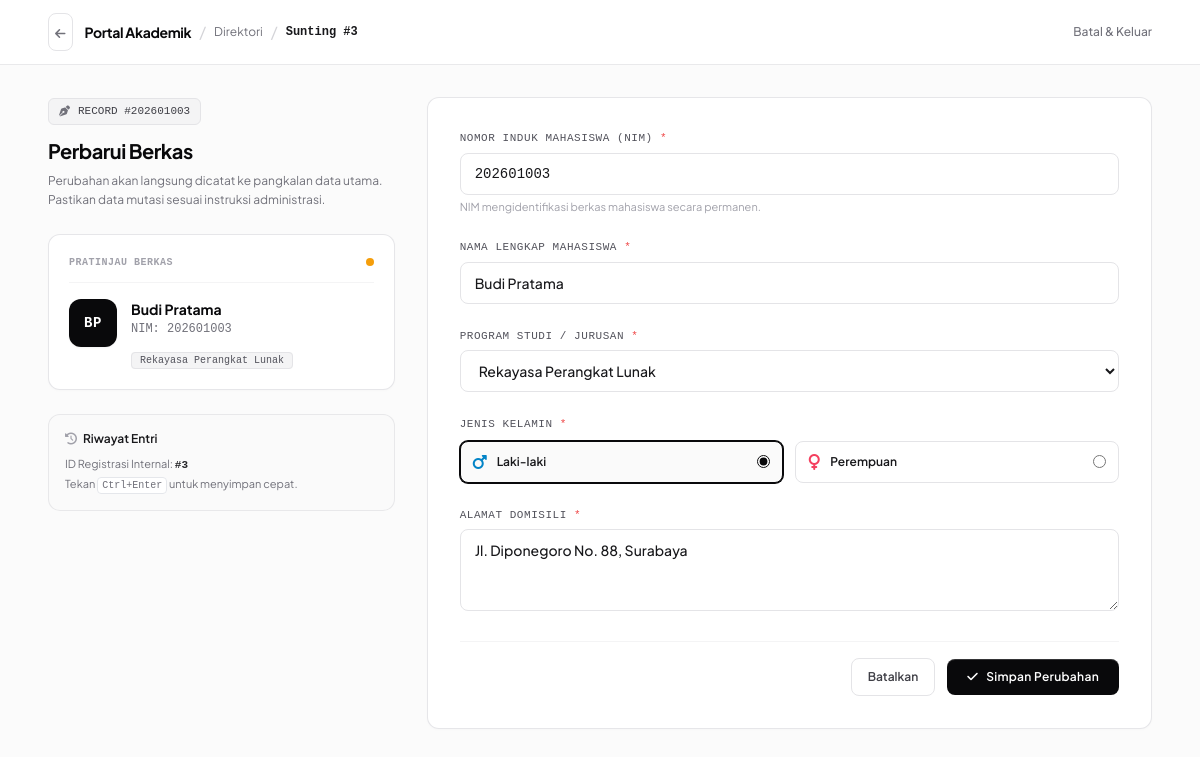
/edit.php?id=3 (signed in), run on the app's committed database.
### tables this page shows
CREATE TABLE IF NOT EXISTS mahasiswa (
    id INT AUTO_INCREMENT PRIMARY KEY,
    nim VARCHAR(20) NOT NULL UNIQUE,
    nama VARCHAR(100) NOT NULL,
    jurusan VARCHAR(50) NOT NULL,
    jenis_kelamin ENUM('Laki-laki', 'Perempuan') NOT NULL,
    alamat TEXT NOT NULL,
    created_at TIMESTAMP DEFAULT CURRENT_TIMESTAMP
);

### edit.php (the view, shortened to what this page needs)
<?php
require_once 'koneksi.php';
$id = mysqli_real_escape_string($koneksi, $_GET['id']);
$query = "SELECT * FROM mahasiswa WHERE id = '$id'";
$result = mysqli_query($koneksi, $query);
$data = mysqli_fetch_assoc($result);
?>
<!DOCTYPE html>
<html lang="id" class="h-full bg-[#fbfbfb]">
<head>
    <script src="https://cdn.tailwindcss.com"></script>
    <link rel="stylesheet" href="https://cdnjs.cloudflare.com/ajax/libs/font-awesome/6.5.1/css/all.min.css">
</head>
<body class="h-full bg-[#fbfbfb] text-zinc-900 flex flex-col antialiased">
    <header class="bg-white border-b border-zinc-200/80 sticky top-0 z-40">
        <div class="max-w-6xl mx-auto px-4 sm:px-6 h-16 flex items-center justify-between">
            <div class="flex items-center gap-3">
                <a href="index.php" class="p-1.5 rounded-lg border border-zinc-200 text-zinc-500 hover:text-zinc-950 hover:bg-zinc-50 transition" title="Kembali ke Direktori">
                    <i class="fa-solid fa-arrow-left text-xs"></i>
                </a>
                <div class="flex items-center gap-2">
                    <span class="text-sm font-bold tracking-tight text-zinc-950">Portal Akademik</span>
                    <span class="text-zinc-300">/</span>
                    <a href="index.php" class="text-xs text-zinc-500 hover:text-zinc-900">Direktori</a>
                    <span class="text-zinc-300">/</span>
                    <span class="font-mono text-xs text-zinc-900 font-semibold">Sunting #<?= $data['id'] ?></span>
                </div>
            </div>
            <a href="index.php" class="text-xs text-zinc-500 hover:text-zinc-900 font-medium transition">
                Batal & Keluar
            </a>
        </div>
    </header>
    <main class="flex-1 max-w-6xl w-full mx-auto px-4 sm:px-6 py-8">
        <div class="grid grid-cols-1 lg:grid-cols-12 gap-8">
            <div class="lg:col-span-4 space-y-6">
                <div>
                    <div class="inline-flex items-center gap-2 px-2.5 py-1 rounded-md border border-zinc-200 bg-zinc-100 text-zinc-700 font-mono text-[11px] font-medium mb-3">
                        <i class="fa-solid fa-pen-nib text-zinc-500"></i>
                        <span>RECORD #<?= htmlspecialchars($data['nim']) ?></span>
                    </div>
                    <h2 class="text-xl font-bold tracking-tight text-zinc-950">Perbarui Berkas</h2>
                    <p class="text-xs text-zinc-500 mt-1.5 leading-relaxed">
                        Perubahan akan langsung dicatat ke pangkalan data utama. Pastikan data mutasi sesuai instruksi administrasi.
                    </p>
                </div>
                <div class="bg-white rounded-xl border border-zinc-200/90 p-5 shadow-[0_1px_3px_rgba(0,0,0,0.02)] space-y-4">
                    <div class="flex items-center justify-between border-b border-zinc-100 pb-3">
                        <span class="font-mono text-[10px] text-zinc-400 uppercase tracking-wider font-semibold">Pratinjau Berkas</span>
                        <span class="w-2 h-2 rounded-full bg-amber-500"></span>
                    </div>
                    <div class="flex items-start gap-3.5">
                        <div id="previewAvatar" class="w-12 h-12 rounded-xl bg-zinc-950 text-white flex items-center justify-center font-mono font-bold text-sm tracking-wider flex-shrink-0 shadow-sm">
                        </div>
                        <div class="min-w-0 flex-1">
                            <h4 id="previewNama" class="font-bold text-sm text-zinc-950 truncate"><?= htmlspecialchars($data['nama']) ?></h4>
                            <p id="previewNim" class="font-mono text-xs text-zinc-500 mt-0.5">NIM: <?= htmlspecialchars($data['nim']) ?></p>
                            <div class="mt-2">
                                <span id="previewJurusan" class="font-mono text-[10px] px-2 py-0.5 rounded bg-zinc-100 text-zinc-600 border border-zinc-200">
                                </span>
                            </div>
                        </div>
                    </div>
                </div>
                <div class="p-4 rounded-xl bg-zinc-50 border border-zinc-200/80 text-xs text-zinc-600 space-y-2">
                    <div class="font-semibold text-zinc-900 flex items-center gap-1.5">
                        <i class="fa-solid fa-clock-rotate-left text-zinc-400 text-xs"></i>
                        <span>Riwayat Entri</span>
                    </div>
                    <p class="text-zinc-500 text-[11px] leading-relaxed">
                        ID Registrasi Internal: <span class="font-mono font-semibold text-zinc-800">#<?= $data['id'] ?></span><br>
                        Tekan <kbd class="font-mono bg-white px-1 py-0.5 border rounded text-[10px]">Ctrl+Enter</kbd> untuk menyimpan cepat.
                    </p>
                </div>
            </div>
            <div class="lg:col-span-8">
                <div class="bg-white rounded-xl border border-zinc-200/90 shadow-[0_1px_3px_rgba(0,0,0,0.02)] p-6 sm:p-8">
                    <form id="formMahasiswa" action="edit.php?id=<?= $id ?>" method="POST" class="space-y-6">
                        <div>
                            <label for="inputNim" class="block font-mono text-[11px] font-medium uppercase tracking-wider text-zinc-600 mb-1.5">
                                Nomor Induk Mahasiswa (NIM) <span class="text-red-500">*</span>
                            </label>
                            <input type="text" id="inputNim" name="nim" required
                                   value="<?= htmlspecialchars($data['nim']) ?>"
                                   class="w-full px-3.5 py-2.5 rounded-lg border border-zinc-200 bg-white text-sm text-zinc-900 focus:border-zinc-900 focus:outline-none focus:ring-1 focus:ring-zinc-900 transition font-mono font-medium">
                            <span class="block text-[11px] text-zinc-400 mt-1">NIM mengidentifikasi berkas mahasiswa secara permanen.</span>
                        </div>
                        <div>
                            <label for="inputNama" class="block font-mono text-[11px] font-medium uppercase tracking-wider text-zinc-600 mb-1.5">
                                Nama Lengkap Mahasiswa <span class="text-red-500">*</span>
                            </label>
                            <input type="text" id="inputNama" name="nama" required
                                   value="<?= htmlspecialchars($data['nama']) ?>"
                                   class="w-full px-3.5 py-2.5 rounded-lg border border-zinc-200 bg-white text-sm text-zinc-900 focus:border-zinc-900 focus:outline-none focus:ring-1 focus:ring-zinc-900 transition font-medium">
                        </div>
                        <div>
                            <label for="inputJurusan" class="block font-mono text-[11px] font-medium uppercase tracking-wider text-zinc-600 mb-1.5">
                                Program Studi / Jurusan <span class="text-red-500">*</span>
                            </label>
                            <select id="inputJurusan" name="jurusan" required
                                    class="w-full px-3.5 py-2.5 rounded-lg border border-zinc-200 bg-white text-sm text-zinc-900 focus:border-zinc-900 focus:outline-none focus:ring-1 focus:ring-zinc-900 transition font-medium">
                                <option value="Rekayasa Perangkat Lunak" <?= ($data['jurusan'] == 'Rekayasa Perangkat Lunak') ? 'selected' : '' ?>>Rekayasa Perangkat Lunak</option>
                            </select>
                        </div>
                        <div>
                            <label class="block font-mono text-[11px] font-medium uppercase tracking-wider text-zinc-600 mb-2">
                                Jenis Kelamin <span class="text-red-500">*</span>
                            </label>
                            <div class="grid grid-cols-2 gap-3">
                                <label class="cursor-pointer border border-zinc-200 rounded-lg p-3 flex items-center justify-between hover:bg-zinc-50 transition has-[:checked]:border-zinc-950 has-[:checked]:bg-zinc-50 has-[:checked]:ring-1 has-[:checked]:ring-zinc-950">
                                    <div class="flex items-center gap-2.5">
                                        <i class="fa-solid fa-mars text-sky-600"></i>
                                        <span class="text-xs font-semibold text-zinc-900">Laki-laki</span>
                                    </div>
                                    <input type="radio" name="jenis_kelamin" value="Laki-laki" class="accent-zinc-950" <?= ($data['jenis_kelamin'] == 'Laki-laki') ? 'checked' : '' ?>>
                                </label>
                                <label class="cursor-pointer border border-zinc-200 rounded-lg p-3 flex items-center justify-between hover:bg-zinc-50 transition has-[:checked]:border-zinc-950 has-[:checked]:bg-zinc-50 has-[:checked]:ring-1 has-[:checked]:ring-zinc-950">
                                    <div class="flex items-center gap-2.5">
                                        <i class="fa-solid fa-venus text-rose-500"></i>
                                        <span class="text-xs font-semibold text-zinc-900">Perempuan</span>
                                    </div>
                                    <input type="radio" name="jenis_kelamin" value="Perempuan" class="accent-zinc-950" <?= ($data['jenis_kelamin'] == 'Perempuan') ? 'checked' : '' ?>>
                                </label>
                            </div>
                        </div>
                        <div>
                            <label for="inputAlamat" class="block font-mono text-[11px] font-medium uppercase tracking-wider text-zinc-600 mb-1.5">
                                Alamat Domisili <span class="text-red-500">*</span>
                            </label>
                            <textarea id="inputAlamat" name="alamat" rows="3" required
                                      class="w-full px-3.5 py-2.5 rounded-lg border border-zinc-200 bg-white text-sm text-zinc-900 focus:border-zinc-900 focus:outline-none focus:ring-1 focus:ring-zinc-900 transition font-medium"><?= htmlspecialchars($data['alamat']) ?></textarea>
                        </div>
                        <div class="pt-4 border-t border-zinc-100 flex items-center justify-end gap-3">
                            <a href="index.php" class="px-4 py-2.5 rounded-lg border border-zinc-200 hover:bg-zinc-50 text-xs font-semibold text-zinc-700 transition">
                                Batalkan
                            </a>
                            <button type="submit" name="update"
                                    class="px-5 py-2.5 rounded-lg bg-zinc-950 hover:bg-zinc-800 active:scale-[0.99] text-white text-xs font-semibold tracking-wide shadow-[inset_0_1px_0_rgba(255,255,255,0.18)] transition flex items-center gap-2">
                                <i class="fa-solid fa-check text-xs"></i>
                                <span>Simpan Perubahan</span>
                            </button>
                        </div>
                    </form>
                </div>
            </div>
        </div>
    </main>
</body>
</html>

### edit.php (style rules this page uses)
body { font-family: 'Plus Jakarta Sans', sans-serif; }
.font-mono { font-family: 'JetBrains Mono', monospace; }

### data on the page
mahasiswa: id "3", nim "202601003", nama "Budi Pratama", jurusan "Rekayasa Perangkat Lunak", jenis_kelamin "☑ Laki-laki", jenis_kelamin "☐ Perempuan", alamat "Jl. Diponegoro No. 88, Surabaya"
